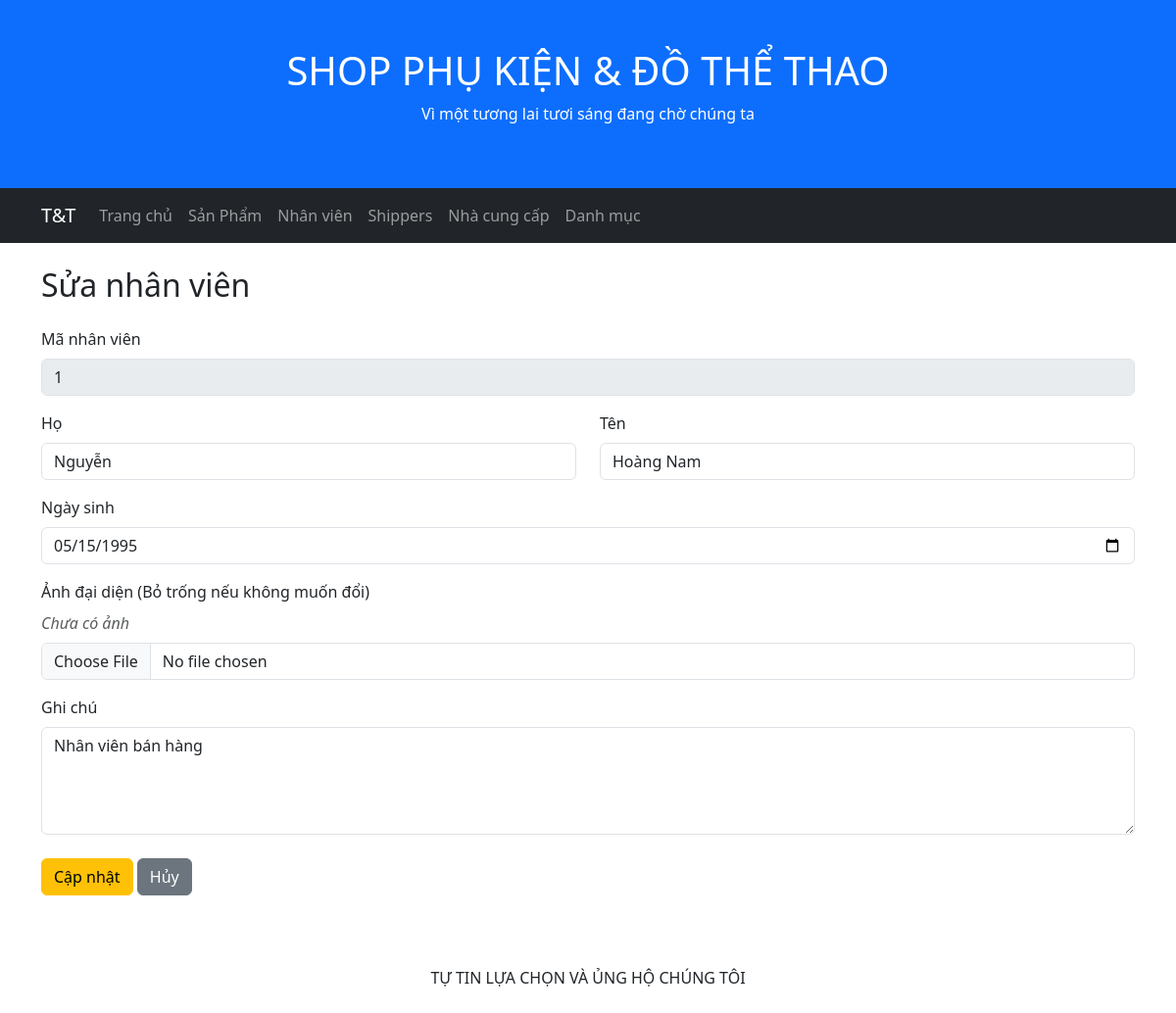
Page /admin/employees/edit.php?id=1 on the committed database.
### tables this page shows
CREATE TABLE employees (
    EmployeeID INT AUTO_INCREMENT PRIMARY KEY,
    LastName VARCHAR(50) NOT NULL,
    FirstName VARCHAR(50) NOT NULL,
    BirthDate DATE,
    Photo VARCHAR(255),
    Notes TEXT
);

### public/admin/employees/edit.php (the view, shortened to what this page needs)
<?php
require_once '/var/www/src/config/database.php';
$employeeID = isset($_GET['id'])
    ? (int) $_GET['id']
    : 0;
$sql = "
    SELECT
        EmployeeID,
        LastName,
        FirstName,
        BirthDate,
        Photo,
        Notes
    FROM employees
    WHERE EmployeeID = ?
";
$stmt = $conn->prepare($sql);
$stmt->bind_param('i', $employeeID);
$stmt->execute();
$result = $stmt->get_result();
$employee = $result->fetch_assoc();
require_once '/var/www/src/includes/admin/header.php';
require_once '/var/www/src/includes/admin/navbar.php';
?>
<div class="container mt-4 mb-5">
    <h2 class="mb-4">Sửa nhân viên</h2>
    <form method="post" enctype="multipart/form-data">
        <div class="mb-3">
            <label class="form-label">Mã nhân viên</label>
            <input
                type="text"
                class="form-control"
                value="<?= htmlspecialchars($employee['EmployeeID']) ?>"
                disabled
            >
        </div>
        <div class="row">
            <div class="col-md-6 mb-3">
                <label for="lastName" class="form-label">Họ</label>
                <input
                    type="text"
                    class="form-control"
                    id="lastName"
                    name="last_name"
                    maxlength="50"
                    value="<?= htmlspecialchars(
                        $_POST['last_name'] ?? $employee['LastName']
                    ) ?>"
                    required
                >
            </div>
            <div class="col-md-6 mb-3">
                <label for="firstName" class="form-label">Tên</label>
                <input
                    type="text"
                    class="form-control"
                    id="firstName"
                    name="first_name"
                    maxlength="50"
                    value="<?= htmlspecialchars(
                        $_POST['first_name'] ?? $employee['FirstName']
                    ) ?>"
                    required
                >
            </div>
        </div>
        <div class="mb-3">
            <label for="birthDate" class="form-label">Ngày sinh</label>
            <input
                type="date"
                class="form-control"
                id="birthDate"
                name="birth_date"
                value="<?= htmlspecialchars(
                    $_POST['birth_date'] ?? $employee['BirthDate'] ?? ''
                ) ?>"
            >
        </div>
        <div class="mb-3">
            <label for="photo" class="form-label">Ảnh đại diện (Bỏ trống nếu không muốn đổi)</label>
            <div class="mb-2">
                <?php if (!empty($employee['Photo'])): ?>
                    <img
                        src="/uploads/admin/employees/<?= htmlspecialchars($employee['Photo']) ?>"
                        alt="Current Photo"
                        class="img-thumbnail"
                        style="width: 150px; height: 150px; object-fit: cover;"
                    >
                <?php else: ?>
                    <span class="text-muted fst-italic">Chưa có ảnh</span>
                <?php endif; ?>
            </div>
            <input
                type="file"
                class="form-control"
                id="photo"
                name="photo"
                accept="image/jpeg,image/png,image/webp"
            >
        </div>
        <div class="mb-4">
            <label for="notes" class="form-label">Ghi chú</label>
            <textarea
                class="form-control"
                id="notes"
                name="notes"
                rows="4"
            ><?= htmlspecialchars(
                $_POST['notes'] ?? $employee['Notes'] ?? ''
            ) ?></textarea>
        </div>
        <button type="submit" class="btn btn-warning">
            Cập nhật
        </button>
        <a href="/admin/employees/" class="btn btn-secondary">
            Hủy
        </a>
    </form>
</div>
<?php
require_once '/var/www/src/includes/admin/footer.php';
?>

### rows in the picture
employees: EmployeeID "1", last_name "Nguyễn", first_name "Hoàng Nam", birth_date "05/15/1995", notes "Nhân viên bán hàng"
